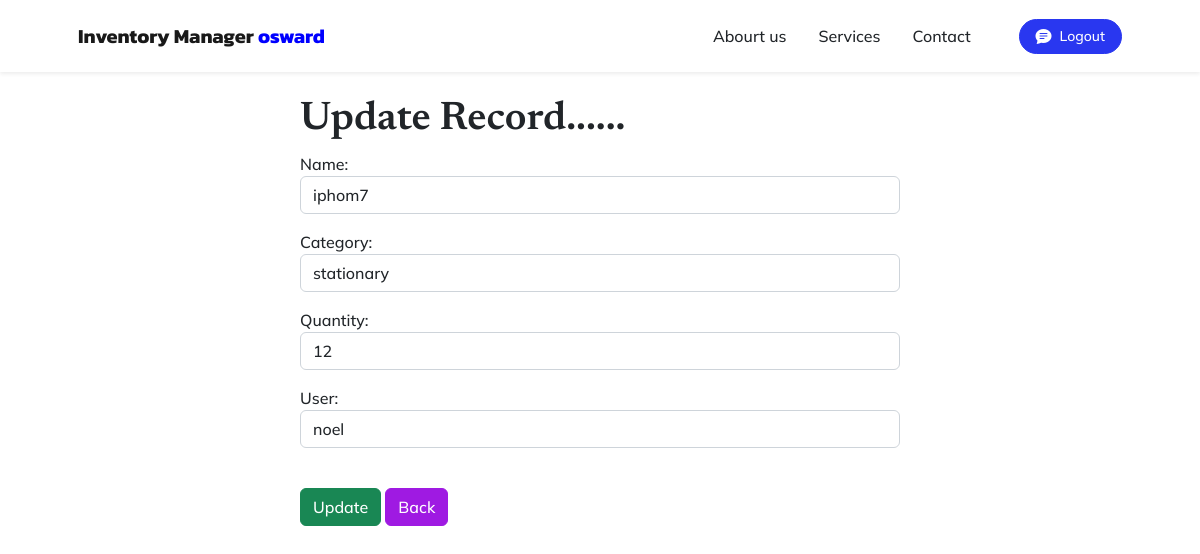
Page /update/7 (signed in) on the committed database.
### invetory/models.py (models this page shows, shortened)
class Inventory(models.Model):
    name=models.CharField(max_length=100)
    quantity=models.IntegerField()
    category=models.ForeignKey(Category, on_delete=models.CASCADE)
    created=models.DateTimeField(auto_now_add=True)
    user=models.ForeignKey(User,on_delete=models.CASCADE)

class Category(models.Model):
    name=models.CharField(max_length=100)
    class Meta:
        verbose_name_plural='categories'
    def __str__(self):
        return self.name

### invetory/views.py (the view)
# urls.py: path('update/<int:pk>',views.update_inventory, name='update'),
def update_inventory(request,pk):
    if request.user.is_authenticated:
        curent=Inventory.objects.get(id=pk)
        form = InventoryForm(request.POST or None,instance=curent)
        if form.is_valid():
            form.save()
            messages.success(request, 'record updated successfully')
            return redirect('dashboard')
        return render(request, 'update.html', {'form': form})
    else:
        messages.error(request, 'You must login to the system')
        return redirect('login')

### invetory/form.py
class InventoryForm(forms.ModelForm):
    class Meta:
        model = Inventory
        fields = ['name', 'category', 'quantity', 'user']
    name = forms.CharField(widget=forms.TextInput(attrs={'class': 'form-control', 'placeholder': 'Product Name'}))
    category = forms.ModelChoiceField(
        queryset=Category.objects.all(),
        widget=forms.Select(attrs={'class': 'form-control'})
    )
    quantity = forms.IntegerField(widget=forms.NumberInput(attrs={'class': 'form-control', 'placeholder': 'Quantity'}))
    user = forms.ModelChoiceField(
        queryset=User.objects.all(),
        widget=forms.Select(attrs={'class': 'form-control'})
    )

### invetory/templates/update.html (shortened to what this page needs)
{%  extends 'base.html' %}
{% block content%}
  <div class="col-md-6 offset-md-3">
   <h1>Update Record...... </h1>
     <form method="POST" action=" ">
	{{ form.as_p }}
<br/>
  <button type="submit" class="btn btn-success">Update</button>
   <a href="{% url 'dashboard' %}" class="btn btn-secondary">Back</a>
</form>
   </div>
{%endblock%}

### invetory/templates/nav.html (shortened to what this page needs)
<nav class="navbar navbar-expand-lg navbar-light fixed-top shadow-sm" id="mainNav">
    <div class="container px-5">
        <a class="navbar-brand fw-bold" href="#page-top"> Inventory Manager  <span style="font-size: 20px; color: blue;">{{user.username}}</span></a>
        <div class="collapse navbar-collapse" id="navbarResponsive">
            <ul class="navbar-nav ms-auto me-4 my-3 my-lg-0">
                <li class="nav-item"><a class="nav-link me-lg-3" href="{%url 'about' %}">Abourt us</a></li>
                <li class="nav-item"><a class="nav-link me-lg-3" href="{%url 'service'%}">Services</a></li>
                <li class="nav-item"><a class="nav-link me-lg-3" href="{%url 'contact'%}">Contact</a></li>
            </ul>
            {%if user.is_authenticated%}
            <a href="{%url 'logout' %}" style="text-decoration: none;"><button class="btn btn-primary rounded-pill px-3 mb-2 mb-lg-0" data-bs-toggle="modal" data-bs-target="#feedbackModal">
                <span class="d-flex align-items-center">
                    <i class="bi-chat-text-fill me-2"></i>
                    <span class="small">Logout</span>
                </span>
            </button>
        </a>
    {%endif%}
        </div>
    </div>
</nav>

### rows in the picture
Inventory: name "iphom7", category "stationary", quantity "12", user "noel"

### other values in the picture
{{ user.username }} "osward"
